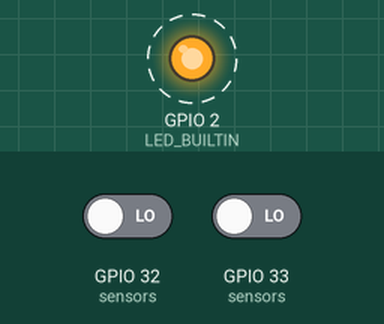
This sketch was run on a simulated ESP32. On the bench: output pins drawn as LEDs (lit = HIGH). Dashed ring = blinking. The inputs (shaded band) are chosen by the test bench; at power-on: GPIO 32 (sensors) LOW, GPIO 33 (sensors) LOW. WiFi joins after 1.5 s; servers stay silent unless stated; uploads are accepted with an empty reply; what the sketch prints to the serial monitor is not drawn. At 5.0 s the program puts the board to deep sleep or switches it off; the recording ends there.

Above: at 0.05 s.
Timing chart, 0 to 3.0 s (numbered marks = the images above):
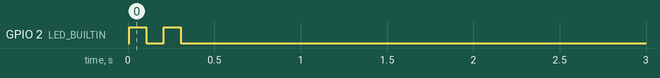

Measured:
- by itself, GPIO 2 (LED_BUILTIN): alternates HIGH for 0.10 s and LOW for 0.10 s, 4 changes in all, then stays LOW

The sketch:

sensor-client.ino
```cpp
#include "Esp.h"
#include "WiFi.h"
#include "HTTPClient.h"
#include "config.h"
#include <ArduinoJson.h>

#define LED_BUILTIN 2

// TODO see if I can report voltage to indicate battery health
// might need to hook up to ADC

// how frequently to report the state, even if the pin
// interrupt has not fired
#define POLL_TIMER (6 * 3600000000) // 6 * 1 hour

// the amount of time to wait for interrupts before going low
#define SHORT_WAIT_DELAY (5000 * 1000) // 15 seconds

RTC_DATA_ATTR int bootCount = 0;
RTC_DATA_ATTR int shortSleepCounter = 0;

#define SHORT_SLEEP_TIMES 11
unsigned long shortSleepTimes[] =
{
    // 1 minute
    1 * 60 * 1000 * 1000,
    // 1 minute
    1 * 60 * 1000 * 1000,
    // 2 minutes
    2 * 60 * 1000 * 1000,
    // 3 minutes
    3 * 60 * 1000 * 1000,
    // 5 minutes
    5 * 60 * 1000 * 1000,
    // 8 minutes
    8 * 60 * 1000 * 1000,
    // 13 minutes
    13 * 60 * 1000 * 1000,
    // 21 minutes
    21 * 60 * 1000 * 1000,
    // 34 minutes
    34 * 60 * 1000 * 1000,
    // 55 minutes
    55 * 60 * 1000 * 1000,
    // 1 hour
    60 * 60 * 1000 * 1000,
};

long lastMicros = 0;
long waitMicros = 0;
#define DEBOUNCE_TIME (200 * 1000) // 200 ms

#define CAUSE_SENSOR_CLOSED 100
#define CAUSE_INTERRUPT 101

#define MAX_MESSAGE_QUEUE 50 // don't really expect more than 10 state updates, but ESP32 has a lot of ram
int queueIndex = 0;
int reportedQueueCount = 0;
String messageQueue[50];

void blink()
{
    pinMode(LED_BUILTIN, OUTPUT);
    for (int i = 0; i < 2; i++)
    {
        digitalWrite(LED_BUILTIN, HIGH);
        delay(100);
        digitalWrite(LED_BUILTIN, LOW);
        delay(100);
    }
}

void printWakeupCause(int wakeupCause)
{
    Serial.print("Restart due to ");
    switch (wakeupCause)
    {
        case ESP_SLEEP_WAKEUP_EXT1:
            Serial.println("pin state");
            break;
        case ESP_SLEEP_WAKEUP_TIMER:
            Serial.println("timer");
            break;
        case CAUSE_INTERRUPT:
            Serial.println("Interrupt");
            break;
        default:
            Serial.println("power up");
            break;
    }
}

void printState()
{
    for (auto sensor : sensors)
    {
        Serial.print("Pin ");
        Serial.print(sensor.pin);
        Serial.print(" : ");
        Serial.println(sensor.state);
    }
}

// set up the deep sleep wakeup handlers
void setupWakeup()
{
    // if all pins are LOW, so all of the pin handlers can be used, then
    // the sleep timer can be very long, up to hours
    // but if one or more pins are HIGH, these handlers cannot be used,
    // so the sleep timer should be short, and grow exponentially from 1 minute to 1 hour
    bool anyHigh = false;
    for (auto sensor : sensors)
    {
        anyHigh |= sensor.state;
    }

    int state;

    // timer wakeup
    if (anyHigh)
    {
        // use short timer
        shortSleepCounter = shortSleepCounter + 1;
        if (shortSleepCounter > SHORT_SLEEP_TIMES)
        {
            shortSleepCounter = SHORT_SLEEP_TIMES;
        }

        unsigned long time = shortSleepTimes[shortSleepCounter - 1];
        Serial.print("Short sleep for time: ");
        Serial.println(time);
        state = esp_sleep_enable_timer_wakeup(time);
    }
    else
    {
        // reset the sleep counter
        shortSleepCounter = 0;
        // use long timer
        state = esp_sleep_enable_timer_wakeup(POLL_TIMER);
    }

    if (state != ESP_OK)
    {
        Serial.println("Got error when setting timer wakeup.");
    }

    // pin wakeup
    uint64_t mask = 0;
    for (auto sensor : sensors)
    {
        // only set the mask if the pin is LOW
        if (!sensor.state)
        {
            mask |= ((unsigned long long)1 << sensor.pin);
        }
    }

    state = esp_sleep_enable_ext1_wakeup(mask, ESP_EXT1_WAKEUP_ANY_HIGH);
    if (state != ESP_OK)
    {
        Serial.println("Got error when setting ext1 wakeup.");
    }
}

void connectWifi()
{
    // do not re-connect if already connected
    if (WiFi.status() == WL_CONNECTED)
        return;

    WiFi.begin(WIFI_SSID, WIFI_PSK);
    while (WiFi.status() != WL_CONNECTED)
    {
        delay(100);
        Serial.println("Connecting to wifi...");
    }
    // connected
}

void queueStatus(int wakeupCause)
{
    // generate the json payload
    String serialized = generatePayload(wakeupCause);
    Serial.print("Sending: ");
    Serial.println(serialized);

    // get a free index and increment it
    noInterrupts();
    int index = queueIndex;
    queueIndex += 1;
    interrupts();

    messageQueue[index] = serialized;
}

String generatePayload(int wakeupCause)
{
    StaticJsonDocument<400> doc; // TODO - determine a good default for staticjsondocument
    doc["cause"] = wakeupCause;
    JsonArray sensorsArr = doc.createNestedArray("sensors");
    for (auto sensor : sensors)
    {
        auto nestedObj = sensorsArr.createNestedObject();
        nestedObj["name"] = sensor.name;
        nestedObj["state"] = sensor.state;
    }
    String serialized;
    serializeJson(doc, serialized);
    return serialized;
}

void updateStatus()
{
    // update state of sensors
    for (int i = 0; i < NUM_SENSORS; i++)
    {
        sensors[i].state = digitalRead(sensors[i].pin) == HIGH;
    }
}

void sendStateQueue()
{
    // log the progress of sending the state queue
    Serial.print("Sending the contents of the state message queue: ");
    Serial.print(reportedQueueCount);
    Serial.print("/");
    Serial.println(queueIndex);

    noInterrupts();
    int startIndex = reportedQueueCount;
    int endIndex = queueIndex;
    interrupts();

    for (int i = startIndex; i < endIndex; i++)
    {
        String serialized = messageQueue[i];
        // send the contents of the queue
        HTTPClient client;
        client.begin(REPORTING_URL);
        client.addHeader("Content-Type", "application/json");
        int response = client.POST(serialized);
        Serial.print("Got response code: ");
        Serial.println(response);

        // update values after they are reported
        noInterrupts();
        reportedQueueCount = i + 1;
        interrupts();
    }
}

void IRAM_ATTR interruptHandler()
{
    // handle debounce
    if ((long)(micros() - lastMicros) >= DEBOUNCE_TIME)
    {
        lastMicros = micros();
        // need to handle debouncing
        updateStatus();

        report(CAUSE_INTERRUPT);
    }
}

void report(int wakeupCause)
{
    // update the timer for how long to wait before deep sleep
    waitMicros = micros();

    printState();

    // enqueue the current state
    // this is so that even if the state goes from closed -> open -> closed
    // in a short amount of time such that the wifi doesn't have time to connect
    // this state transition is not lost, as long as the interrupt had enough time
    queueStatus(wakeupCause);
}

void setup()
{
    bootCount++;

    // read the state of the pins first thing
    for (int i = 0; i < NUM_SENSORS; i++)
    {
        pinMode(sensors[i].pin, INPUT);
        sensors[i].state = digitalRead(sensors[i].pin) == HIGH;

        // attach CHANGE interrupts to each of the pins
        // this way, if the state of the pin changes in the amount of time between
        // now and when the intended reading is reported, this gets reported
        attachInterrupt(digitalPinToInterrupt(sensors[i].pin), interruptHandler, CHANGE);
    }

    Serial.begin(115200);

    int wakeupCause = esp_sleep_get_wakeup_cause();
    printWakeupCause(wakeupCause);

    report(wakeupCause);

    // blink the led on boot
    blink();

    // this could take time, so do it after logging state
    connectWifi();

    // send the contents of the message queue once connected
    sendStateQueue();

    // wait SHORT_WAIT_DELAY for messages to be sent
    // if any interrupts happen, this timer is reset
    while (((long)micros() - waitMicros) <= SHORT_WAIT_DELAY)
    {
        // this delay allows time for the interrupts to be hit
        delay(100);

        // send state queue if there are any updates
        // this prevents restart for changes in a short amount of time
        sendStateQueue();
    }

    // still need to have a way of more frequent deep sleep for pins that are high

    // enter deep sleep with pin interrupts and 1 hour timer
    setupWakeup();
    Serial.println("Entering deep sleep.");
    esp_deep_sleep_start();
}

void loop()
{
    // unused
}
```

sensor.h
```cpp
#pragma ONCE
#include "string.h"

struct Sensor
{
    int pin;
    String name; // unique name for the sensor on this pin
    bool state; // flag to store the state of this sensor
};
```

config.h
```cpp
#pragma ONCE
#include "sensor.h"

#define WIFI_SSID "ssid"
#define WIFI_PSK  "psk"

#define REPORTING_URL "http://10.1.1.122:8080/"

// define the sensors
Sensor sensors[] = {
    // pin must be one of 0,2,4,12-15,25-27,32-39
    { 32, "LOCK" },
    { 33, "DOOR" }
};

#define NUM_SENSORS 2
```
